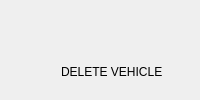
         <widget class="QWidget" name="tab_19">
          <attribute name="title">
           <string>DELETE</string>
          </attribute>
          <layout class="QHBoxLayout" name="horizontalLayout_8">
           <item>
            <widget class="QWidget" name="widget_17" native="true">
             <widget class="QLabel" name="label_38">
              <property name="geometry">
               <rect>
                <x>50</x>
                <y>30</y>
                <width>601</width>
                <height>61</height>
               </rect>
              </property>
              <property name="styleSheet">
               <string notr="true">font: 700 italic 36pt &quot;Times New Roman&quot;;</string>
              </property>
              <property name="text">
               <string>DELETE VEHICLE</string>
              </property>
             </widget>
             <widget class="QLabel" name="label_39">
              <property name="geometry">
               <rect>
                <x>740</x>
                <y>20</y>
                <width>121</width>
                <height>81</height>
               </rect>
              </property>
              <property name="styleSheet">
               <string notr="true">background:transparent;</string>
              </property>
              <property name="text">
               <string/>
              </property>
              <property name="pixmap">
               <pixmap>../../Downloads/Capture_d_écran_2025-09-29_075328-removebg-preview.png</pixmap>
              </property>
              <property name="scaledContents">
               <bool>true</bool>
              </property>
             </widget>
             <widget class="QLabel" name="label_60">
              <property name="geometry">
               <rect>
                <x>51</x>
                <y>173</y>
                <width>89</width>
                <height>79</height>
               </rect>
              </property>
              <property name="styleSheet">
               <string notr="true">font: 700 italic 10pt &quot;Times New Roman&quot;;</string>
              </property>
              <property name="text">
               <string>Research :</string>
              </property>
             </widget>
             <widget class="QLabel" name="label_61">
              <property name="geometry">
               <rect>
                <x>620</x>
                <y>170</y>
                <width>54</width>
                <height>79</height>
               </rect>
              </property>
              <property name="styleSheet">
               <string notr="true">font: 700 italic 10pt &quot;Times New Roman&quot;;</string>
              </property>
              <property name="text">
               <string>Filter :</string>
              </property>
             </widget>
             <widget class="QLabel" name="label_62">
              <property name="geometry">
               <rect>
                <x>800</x>
                <y>170</y>
                <width>42</width>
                <height>79</height>
               </rect>
              </property>
              <property name="styleSheet">
               <string notr="true">font: 700 italic 10pt &quot;Times New Roman&quot;;</string>
              </property>
              <property name="text">
               <string>Sort :</string>
              </property>
             </widget>
             <widget class="QPushButton" name="pushButton_37">
              <property name="geometry">
               <rect>
                <x>503</x>
                <y>197</y>
                <width>93</width>
                <height>31</height>
               </rect>
              </property>
              <property name="styleSheet">
               <string notr="true">QLineEdit{
	font: 700 italic 10pt &quot;Times New Roman&quot;;
    color: white;
    font-weight: bold;
    font-size: 16px;
    border-radius: 15px;
    padding: 7px 10px;
}</string>
              </property>
              <property name="text">
               <string>🔍</string>
              </property>
             </widget>
             <widget class="QLineEdit" name="deletemat">
              <property name="geometry">
               <rect>
                <x>147</x>
                <y>197</y>
                <width>349</width>
                <height>31</height>
               </rect>
              </property>
              <property name="styleSheet">
               <string notr="true">QLineEdit {
    background-color: white;
    border: 2px solid #e0e0e0;
    border-radius: 8px;
    padding: 8px;
    font-size: 14px;
    color: #333;
}

QLineEdit:hover {
    border: 2px solid #29b6f6;
    background-color: #f9f9f9;
}

QLineEdit:focus {
    border: 2px solid #0d47a1;
    background-color: white;
}</string>
              </property>
              <property name="placeholderText">
               <string>Matricule, marque, propriétaire...</string>
              </property>
             </widget>
             <widget class="QComboBox" name="comboBox_14">
              <property name="geometry">
               <rect>
                <x>690</x>
                <y>200</y>
                <width>90</width>
                <height>25</height>
               </rect>
              </property>
             </widget>
             <widget class="QComboBox" name="comboBox_19">
              <property name="geometry">
               <rect>
                <x>850</x>
                <y>200</y>
                <width>90</width>
                <height>25</height>
               </rect>
              </property>
             </widget>
             <widget class="QPushButton" name="deletevalider">
              <property name="geometry">
               <rect>
                <x>850</x>
                <y>340</y>
                <width>90</width>
                <height>29</height>
               </rect>
              </property>
              <property name="text">
               <string>Delete</string>
              </property>
             </widget>
            </widget>
           </item>
          </layout>
         </widget>
